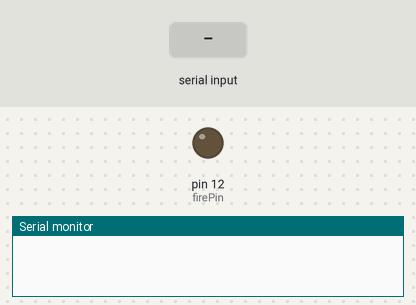
Bench run of a sketch on a simulated Arduino Uno, built with avr-gcc and run on an emulated ATmega328P. Shown: output pins drawn as LEDs (lit = HIGH), the last lines printed to the serial monitor. Inputs (shaded band) come from the test bench.

Above: at 1.2 s.
1.3 s: "a" received over Serial
At 2.4 s:
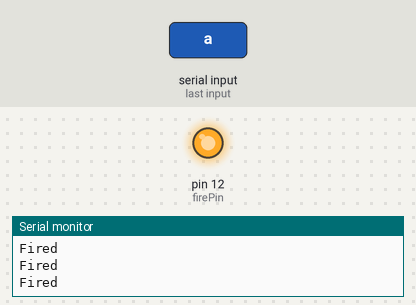
2.8 s: "b" received over Serial
At 4.1 s:
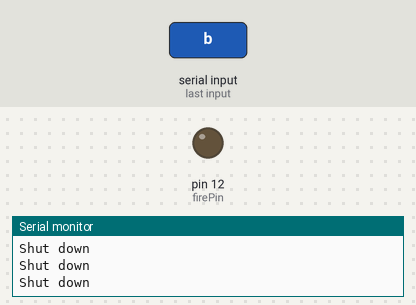
Timing chart, 0 to 5.8 s (numbered marks = the images above; inputs shaded):
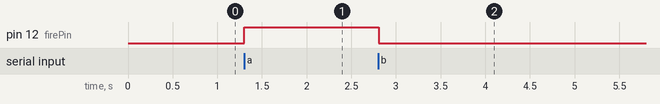

The sketch:

bluetooth_hc05_firework.ino
```cpp
char cmd;
int firePin=12;

void setup() {
  Serial.begin(9600);//Any type serial communication--- on the TX-RX pin
  pinMode(firePin,OUTPUT);
}

void loop() {

if(Serial.available()!=0){
  cmd = Serial.read();
  Serial.println(cmd);
  }

if(cmd=='a'){
  digitalWrite(firePin,HIGH);
  Serial.println("Fired");
  }

if(cmd=='b'){
  digitalWrite(firePin,LOW);
  Serial.println("Shut down");
  }

}
```

Measured:
- after the input at 1.3 s, pin 12 (firePin): LOW → HIGH at once
- after the input at 2.8 s, pin 12 (firePin): HIGH → LOW at once
